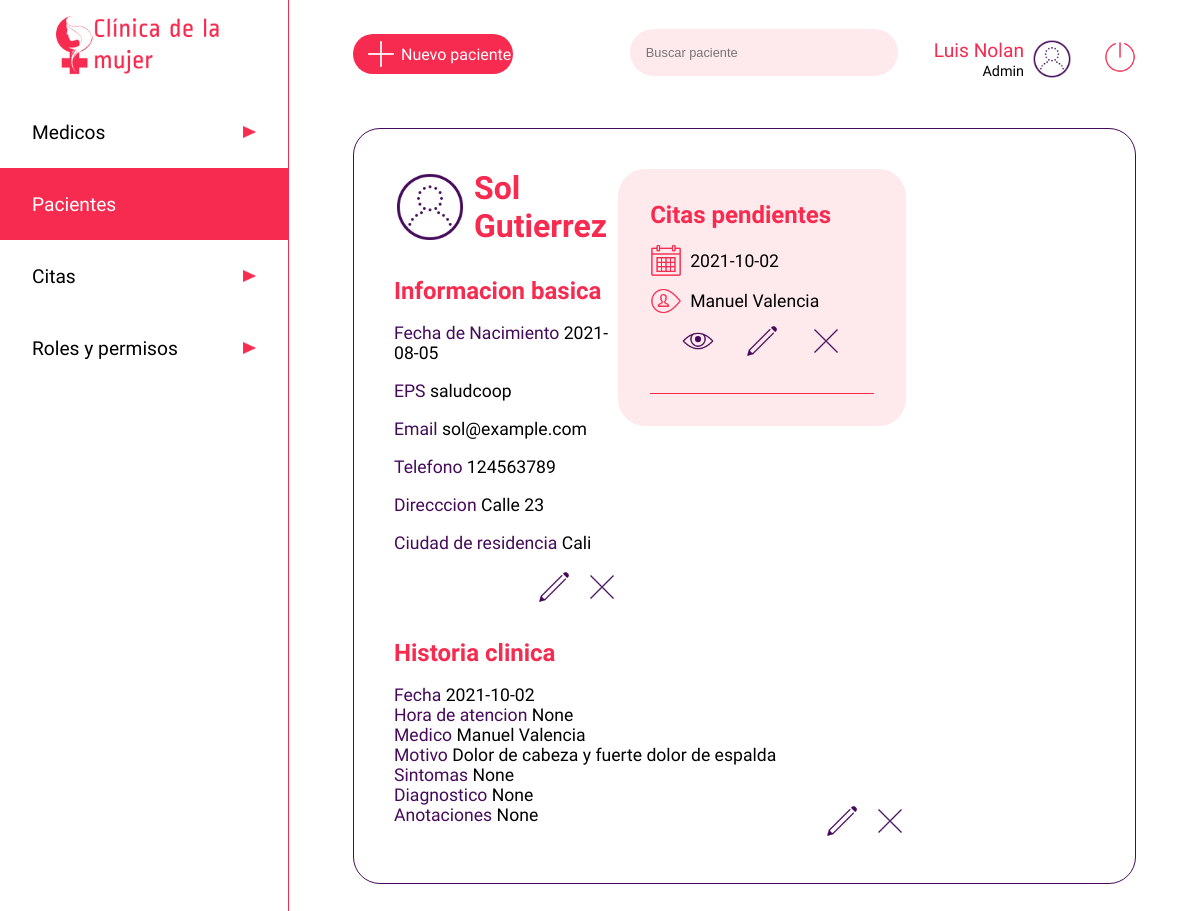
The page /paciente/741258963 (signed in) on the database its author committed.
### app.py (models this page shows, shortened)
class users(db.Model):
    __tablename__ = 'users'
    cedula = db.Column(db.Integer, primary_key=True)
    nombre=db.Column(db.String)
    apellido=db.Column(db.String)
    nacimiento=db.Column(db.String)
    eps=db.Column(db.String)
    email=db.Column(db.String, unique=True)
    telefono=db.Column(db.Integer)
    dir=db.Column(db.String)
    ciudad=db.Column(db.String)
    password=db.Column(db.String)
    rol =db.Column(db.String)
    especialidad = db.Column(db.String)
    estado = db.Column(db.Boolean)

class citas(db.Model):
    __tablename__ = 'citas'
    cita_id=db.Column(db.Integer, primary_key=True)
    medico_id = db.Column(db.Integer, nullable=False)
    paciente_id = db.Column(db.Integer, nullable=False)
    fecha = db.Column(db.String)
    motivo = db.Column(db.String(500))
    estado = db.Column(db.Boolean)
    hora_atencion = db.Column(db.String)
    sintomas = db.Column(db.String)
    diagnostico = db.Column(db.String)
    anotaciones = db.Column(db.String)
    calificacion = db.Column(db.Integer)
    calificacion_obs = db.Column(db.String)

### app.py (the view)
@app.route('/paciente/<user>', methods=['GET'])
def view_paciente(user):
    if 'usuarioIngresado' in session:
        paciente = users.query.filter_by(cedula=user).first()
        usuario = users.query.filter_by(cedula=int(session['usuarioIngresado'])).first()
        medicos = users.query.filter_by(rol='medico')
        citass = citas.query.filter_by(paciente_id=user).all()
        return render('userpaciente.html', data=paciente, row=usuario, listamedicos=medicos,  cita=citass)
    else:
        return render('acceso-denegado.html')

### templates/userpaciente.html (shortened to what this page needs)
<!DOCTYPE html>
<html lang="es">
<head>
    <link rel="stylesheet" type="text/css" href="{{ url_for('static', filename='css/users.css')}}">
</head>
<body>
    <header class="header">
        <a href="/dashboard" type="button" class="btn"><img src="{{ url_for('static', filename='images/iconoclinica.png')}}" class="logo" alt="Clinica de la mujer"></a>
        <nav>
            <ul class="menu">
                <li class="menuitems"><a href="/medico" class="menulink"><span>Medicos</span><img src="{{ url_for('static', filename='images/triangulo.png')}}"  class="flecha" alt=""></a></li>
                <li class="menuitems"><a href="/paciente" class="menuselect"><span>Pacientes</span><img src="{{ url_for('static', filename='images/triangulo.png')}}"  class="flecha" alt=""></a></li>
                <li class="menuitems"><a href="/listado-citas" class="menulink"><span>Citas</span><img src="{{ url_for('static', filename='images/triangulo.png')}}"  class="flecha" alt=""></a></li>
                <li class="menuitems"><a href="/roles" class="menulink"><span>Roles y permisos</span><img src="{{ url_for('static', filename='images/triangulo.png')}}"  class="flecha" alt=""></a></li>
            </ul>
        </nav>
    </header>
    <main class="main">
        <div class="searchuser">
            <a href="/registro" class="newuser"><img src="{{ url_for('static', filename='images/plus_math_100px.png')}}" class="profile" alt="+"><span>Nuevo paciente</span></a>
            <div>
                <input type="search" class="search" placeholder="Buscar paciente">
                <div class="perfil">
                    <div>
                        <span class="nameuser">{{ row ['nombre'] }} {{ row ['apellido'] }}</span><br>
                        <span class="roluser">Admin</span>
                    </div>
                    <img src="{{ url_for('static', filename='images/test_account_100px.png')}}" class="profile" alt="">
                    <a href="/logout" type="button" class="btn"><img src="{{ url_for('static', filename='images/off.png')}}" class="logout" alt="Cerrar sesion"></a>
                </div>
            </div>
        </div>
        <div class="cuerpo">
            <div class="pacienteperfil">
                <div class="perfilcitas">
                    <div class="contenedorperfil">
                        <div class="userperf">
                            <img src="{{ url_for('static', filename='images/test_account_100px.png')}}" class="userper" alt="">
                            <h1 class="username">{{data.nombre}} {{data.apellido}}</h1>
                        </div>
                        <div class="userinfo">
                            <h2 class="infotitle">Informacion basica</h2><br>
                            <span style="color:#450B5A">Fecha de Nacimiento </span><span style="color:#000000">{{data.nacimiento}}</span> <br><br>
                            <span style="color:#450B5A">EPS </span><span style="color:#000000">{{data.eps}}</span> <br><br>
                            <span style="color:#450B5A">Email </span><span style="color:#000000">{{data.email}}</span><br><br>
                            <span style="color:#450B5A">Telefono </span><span style="color:#000000">{{data.telefono}}</span> <br><br>
                            <span style="color:#450B5A">Direcccion </span><span style="color:#000000">{{data.dir}}</span> <br><br>
                            <span style="color:#450B5A">Ciudad de residencia </span><span style="color:#000000">{{data.ciudad}}</span> <br><br>
                            <div class="contenedordbtn">
                                <a href="/paciente/{{data.cedula}}/editar"><img src="{{ url_for('static', filename='images/edit_100px.png')}}" class="btned" alt=""></a>
                                <a href="/paciente/{{data.cedula}}/editar"><img src="{{ url_for('static', filename='images/delete_100px.png')}}" class="btned" alt=""></a>
                            </div>
                        </div>
                    </div>
                    <div class="contenedorcitas">
                        <h2 class="infotitle">Citas pendientes</h1>
                            {% for c in cita %}
                            <div class="infocita">
                                <div class="diahora">
                                    <img src="{{ url_for('static', filename='images/calendar_100px.png')}}" class="calendarwatch" alt=""><span>{{ c.fecha }}</span>
                                </div>
                                <div class="diahora">
                                    <img src="{{ url_for('static', filename='images/username_100px.png')}}" class="calendarwatch" alt="">
                                    {% for l in listamedicos %}
                                        {% if c.medico_id == l.cedula %}
                                            <span>{{l.nombre}} {{l.apellido}}</span>
                                        {% endif %}
                                    {% endfor %}
                                </div>
                                <div class="contenedortbtn">
                                    <a href="/listado-citas/{{ c.cita_id }}"><img src="{{ url_for('static', filename='images/eye_100px.png')}}" class="btned" alt=""></a>
                                    <a href="/listado-citas/{{ c.cita_id }}/editar"><img src="{{ url_for('static', filename='images/edit_100px.png')}}" class="btned" alt=""></a>
                                    <a href="/listado-citas/{{ c.cita_id }}/eliminar"><img src="{{ url_for('static', filename='images/delete_100px.png')}}" class="btned" alt=""></a>
                                </div>
                            </div>
                            {% endfor %}
                        <hr color="#F72B50" size="0.5rem">
                    </div>
                </div>
                <div class="userhistoria">
                    <h2 class="infotitle">Historia clinica</h2><br>
                    {% for c in cita %}
                    {% if c.estado == 1%}
                    <div class="detallehistoria">
                        <span style="color:#450B5A">Fecha </span><span>{{c.fecha}}</span> <br>
                        <span style="color:#450B5A">Hora de atencion </span><span>{{c.hora_atencion}}</span> <br>
                        <span style="color:#450B5A">Medico </span>
                        <span>
                            {% for l in listamedicos %}
                            {% if c.medico_id == l.cedula %}
                                <span>{{l.nombre}} {{l.apellido}}</span>
                            {% endif %}
                            {% endfor %}
                        </span> <br>
                        <span style="color:#450B5A">Motivo </span><span>{{c.motivo}}</span> <br>
                        <span style="color:#450B5A">Sintomas </span><span>{{c.sintomas}}</span> <br>
                        <span style="color:#450B5A">Diagnostico </span><span>{{c.diagnostico}}</span> <br>
                        <span style="color:#450B5A">Anotaciones </span><span>{{c.anotaciones}}</span>
                        <div class="contenedordbtn">
                            <a href="/historia-clinica/{{ c.cita_id }}/editar"><img src="{{ url_for('static', filename='images/edit_100px.png')}}" class="btned" alt=""></a>
                            <a href="/historia-clinica/{{ c.cita_id }}/eliminar"><img src="{{ url_for('static', filename='images/delete_100px.png')}}" class="btned" alt=""></a>
                        </div>
                    </div> <br>
                    {% endif %}
                    {% endfor %}
                </div>
            </div>
    </main>
</body>
</html>

### static/css/users.css (style rules this page uses)
* { padding: 0; margin: 0; }
.btned { width: 2rem; }
body { display: flex; }
.calendarwatch { height: 2rem; }
.contenedordbtn { display: flex; justify-content: space-between; width: 5rem; float: right; }
.contenedortbtn { display: flex; justify-content: space-between; width: 10rem; margin: auto; padding-bottom: 1rem; }
.contenedorperfil { width: 45%; }
.logout { height: 2rem; margin-left: 2rem; }
.contenedorcitas { height: 100%; width: 45%; background-color: #FEEAED; border-radius: 1.6875rem; padding: 2rem; }
.cuerpo { display: flex; margin-top: 3rem; border: 0.1rem solid #450B5A; border-radius: 1.6875rem; padding: 2.5rem; justify-content: space-between; align-items: center; }
.diahora { margin-top: 0.5rem; margin-bottom: 0.5rem; width: 100%; display: flex; align-items: center; }
.detallehistoria span { font-family: 'Average Sans', sans-serif; font-size: 1.1rem; }
.diahora span { margin-left: 0.5rem; }
.flecha { width: 0.8rem; height: 0.8rem; }
.perfil { display: inline-flex; align-items: center; text-align: right; margin-left: 2rem; justify-content: flex-end; }
.header { margin:0; display: inline-block; width: 18rem; height: 100vh; justify-content: center; }
.infocita { font-family: 'Average Sans', sans-serif; font-size: 1.1rem; margin-top: 1rem; margin-bottom: 1rem; justify-content: center; }
.infotitle { font-size: 1.5rem; font-family: 'Ropa Sans', sans-serif; color: #F72B50; }
.logo { display: block; height: 4rem; margin: auto; padding: 1rem; }
.main { width: calc(100% - 18rem); padding: 1.8rem 4rem; border-left: 0.1rem solid #F72B50; }
.menu { font-family: 'Average Sans', sans-serif; list-style: none; color: black; }
.menulink { display: inline-flex; font-size: 1.2rem; width: 14rem; height: 1.5rem; padding: 1.5rem 2rem; text-decoration: none; color: black; background-color: white; justify-content: space-between; align-items: center; margin: 0; }
.menuselect { display: inline-flex; font-size: 1.2rem; width: 14rem; height: 1.5rem; padding: 1.5rem 2rem; text-decoration: none; color: black; background-color: #F72B50; color: white; justify-content: space-between; align-items: center; margin: 0; }
.nameuser { font-family: 'Ropa Sans', sans-serif; font-size: 1.2rem; color: #F72B50; }
.newuser { display: flex; width: 10rem; background: #F72B50; color: white; font-size: 1rem; font-family: 'Average Sans', sans-serif; border-radius: 1.6875rem; align-items: center; text-decoration: none; }
.roluser { font-family: 'Ropa Sans', sans-serif; font-size: 0.9rem; }
.pacienteperfil { display: flex; flex-direction: column; }
.perfilcitas { display: flex; }
.profile { height: 2.5rem; margin-left: 0.5rem; }
.search { width: 16.75rem; padding: 1rem; background: #FEEAED; border: none; font-size: 0.8rem; color: black; border-radius: 1.6875rem; outline: none; }
.searchuser { display: flex; align-items: center; justify-content: space-between; }
.username { margin-left: 0.5rem; font-size: 2rem; font-family: 'Ropa Sans', sans-serif; }
.userinfo { margin-top: 2rem; }
.userinfo span { font-family: 'Average Sans', sans-serif; font-size: 1.1rem; width: 100%; }
.userper { height: 4.5rem; }
.userperf { display: flex; color: #F72B50; align-items: center; }
.userhistoria { margin-top: 2rem; }

### rows shown on the page
users: nombre "Luis", apellido "Nolan"
users: nombre "Sol", apellido "Gutierrez", nacimiento "2021-08-05", eps "saludcoop", email "sol@example.com", telefono "124563789", dir "Calle 23", ciudad "Cali"
citas: fecha "2021-10-02", hora_atencion "None", motivo "Dolor de cabeza y fuerte dolor de espalda", sintomas "None", diagnostico "None", anotaciones "None", estado True (drawn)
users: nombre "Manuel", apellido "Valencia"
